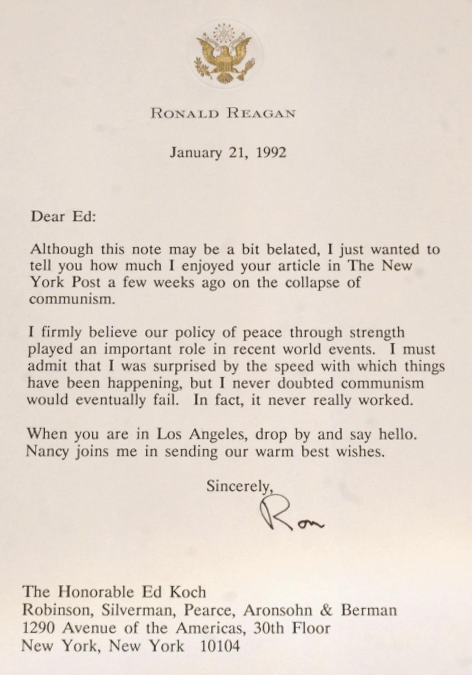
%> input picture tests/Reagan_letter2Koch.png, 944 x 1349 px (shown at 1/2 size)
$ octave model.m   (GNU Octave 9; MATLAB toolbox functions it lacks are replaced by stand-ins)
%> lines starting %> are read from the running program, lines starting %| are printed output that depends on the picture
clear;clc;close all;

disp('----------------START----------------');

%image file name
[file,path]=uigetfile('*.png;*.jpg;*.tif;*.tiff');
%> the answer given: ../../tests/Reagan_letter2Koch.png
filePath=fullfile(path,file);

info=imfinfo(filePath);

disp('Reading image...');
%read file
im=imread(filePath);
%> im is the input picture: size 1349x944x3 uint8; mean R, G, B 226.9, 216.4, 206.6
% [25 lines of commented-out code are left out]
bin=im;
imGui=im2uint8(bin);
bw = imcomplement(bin);
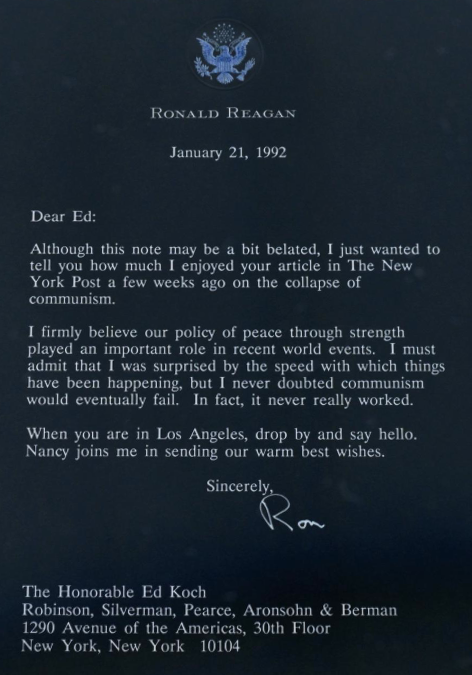
%> bw: size 1349x944x3 uint8 (shown at 1/2 size); mean R, G, B 28.1, 38.6, 48.4
% [9 lines of commented-out code are left out]

marker = imerode(bw, strel('line',10,0));
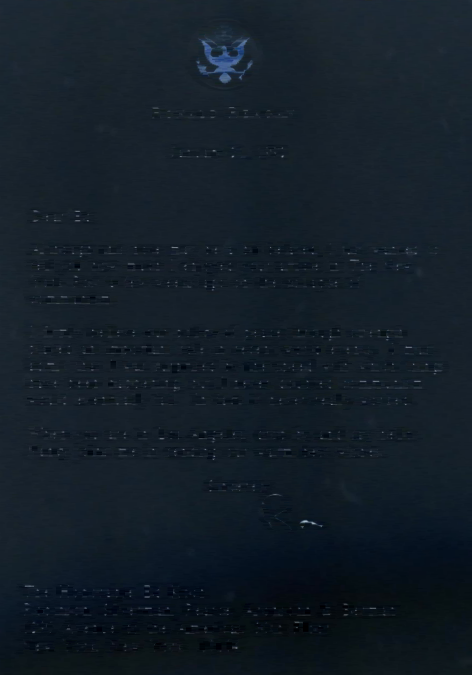
%> marker: size 1349x944x3 uint8 (shown at 1/2 size); mean R, G, B 19.1, 29.6, 39.2
bw = imreconstruct(marker, bw);
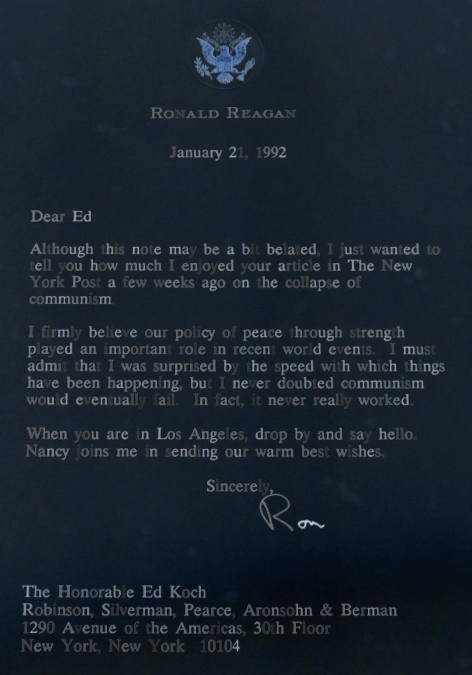
%> bw: size 1349x944x3 uint8 (shown at 1/2 size); mean R, G, B 26, 36, 45.1
figure,imshow(bw);

%apply ROI-based processing to improve results
blobAnalyzer=vision.BlobAnalysis('MaximumCount',99999999);

% Run the blob analyzer to find connected components and their statistics.
%[area, centroids, roi] = step(blobAnalyzer, im_close);
%> (the run ends here)
